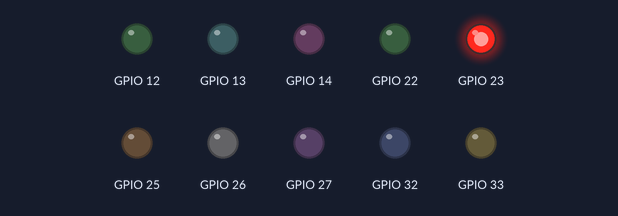
Simulated run of this sketch. Board: ESP32. Shown: output pins drawn as LEDs (lit = HIGH).

Above: at 0.2 s.
At 2.7 s:
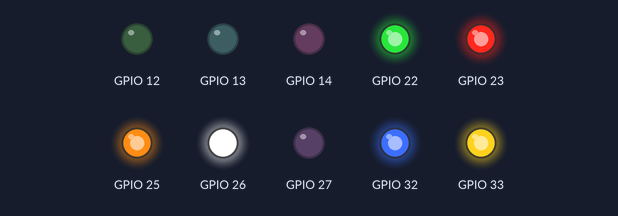
At 5.2 s:
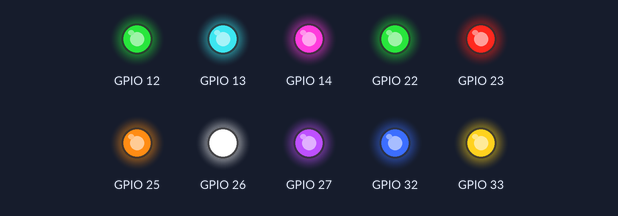
At 8.2 s:
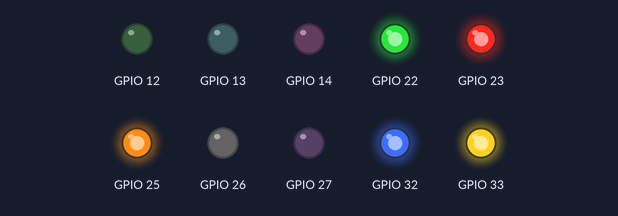
At 11.2 s:
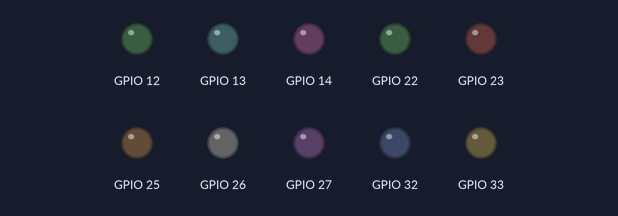
At 15.2 s:
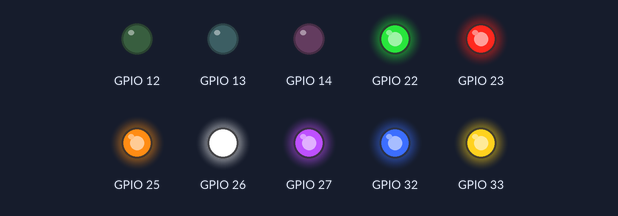
Timing chart, 0 to 15.6 s (numbered marks = the images above):
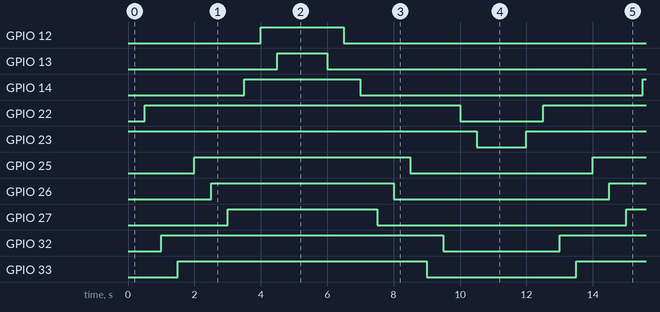

The sketch:

sketch.ino
```cpp
void setup() {
  pinMode(23, OUTPUT);
  pinMode(22, OUTPUT);
  pinMode(32, OUTPUT);
  pinMode(33, OUTPUT);
  pinMode(25, OUTPUT);
  pinMode(26, OUTPUT);
  pinMode(27, OUTPUT);
  pinMode(14, OUTPUT);
  pinMode(12, OUTPUT);
  pinMode(13, OUTPUT);
}
void loop() {

  // ACENDE NA ORDEM DEFINIDA
  digitalWrite(23, HIGH); delay(500);
  digitalWrite(22, HIGH); delay(500);
  digitalWrite(32, HIGH); delay(500);
  digitalWrite(33, HIGH); delay(500);
  digitalWrite(25, HIGH); delay(500);
  digitalWrite(26, HIGH); delay(500);
  digitalWrite(27, HIGH); delay(500);
  digitalWrite(14, HIGH); delay(500);
  digitalWrite(12, HIGH); delay(500);
  digitalWrite(13, HIGH); delay(500);
  delay(1000); // todos acesos

  // APAGA NA ORDEM INVERSA
  digitalWrite(13, LOW); delay(500);
  digitalWrite(12, LOW); delay(500);
  digitalWrite(14, LOW); delay(500);
  digitalWrite(27, LOW); delay(500);
  digitalWrite(26, LOW); delay(500);
  digitalWrite(25, LOW); delay(500);
  digitalWrite(33, LOW); delay(500);
  digitalWrite(32, LOW); delay(500);
  digitalWrite(22, LOW); delay(500);
  digitalWrite(23, LOW); delay(500);
  delay(1000);
}
```

Measured:
- by itself, GPIO 12: alternates HIGH for 2.5 s and LOW for 9.5 s
- by itself, GPIO 13: alternates HIGH for 1.5 s and LOW for 10.5 s
- by itself, GPIO 14: alternates HIGH for 3.5 s and LOW for 8.5 s
- by itself, GPIO 22: alternates HIGH for 9.5 s and LOW for 2.5 s
- by itself, GPIO 23: alternates HIGH for 10.5 s and LOW for 1.5 s
- by itself, GPIO 25: alternates HIGH for 6.5 s and LOW for 5.5 s
- by itself, GPIO 26: alternates HIGH for 5.5 s and LOW for 6.5 s
- by itself, GPIO 27: alternates HIGH for 4.5 s and LOW for 7.5 s
